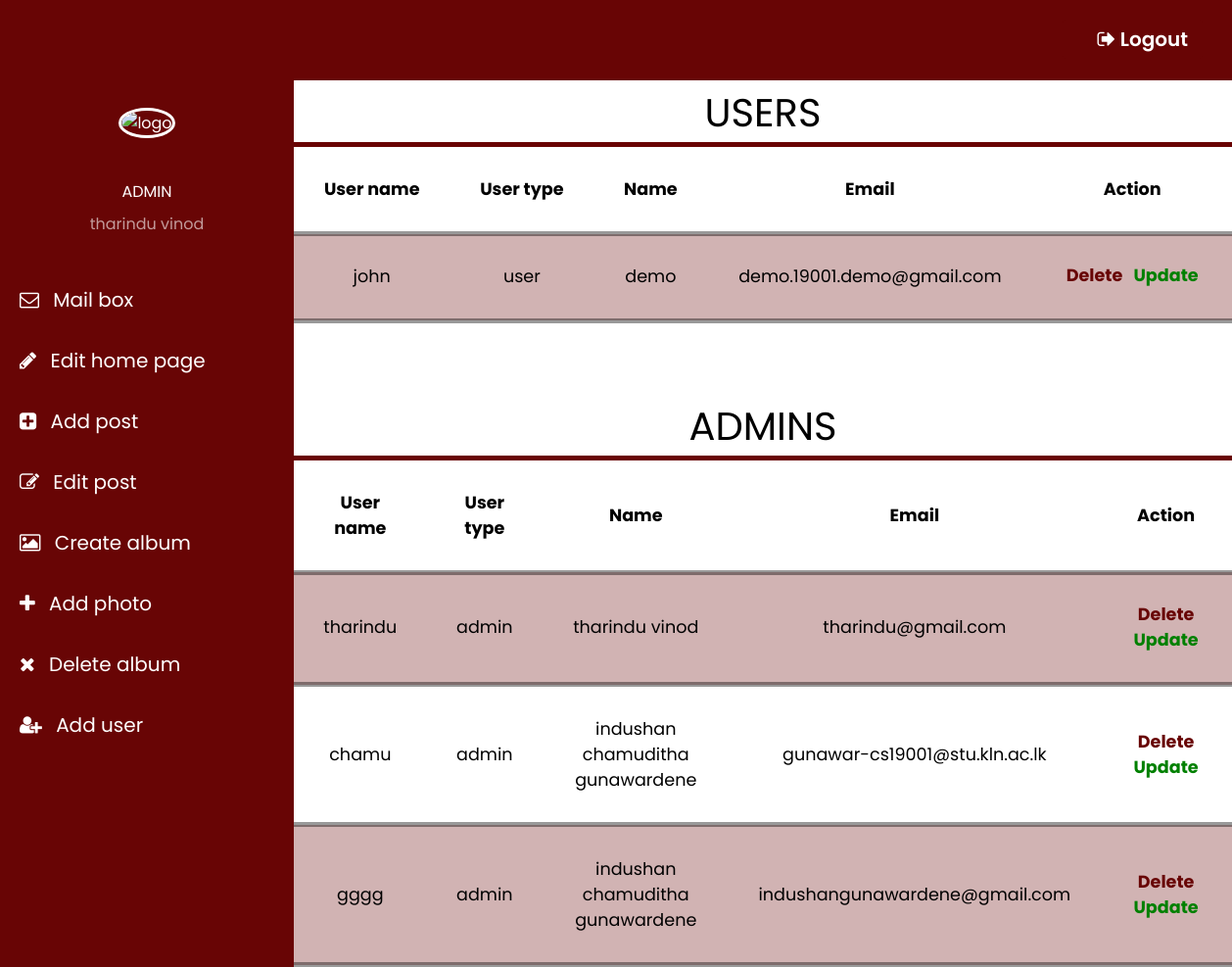
The page /manageadmin.php (signed in) on the database its author committed.
### tables this page shows
CREATE TABLE `users` (
  `id` int(11) NOT NULL,
  `user_name` varchar(255) NOT NULL,
  `user_type` varchar(255) NOT NULL,
  `password` varchar(255) NOT NULL,
  `name` varchar(255) NOT NULL,
  `email` varchar(255) NOT NULL
);

### manageadmin.php (the view, shortened to what this page needs)
<?php include 'home.php';?>
<?php
include 'db_conn.php';
$select= "select * from users where user_type = 'admin'";
$query =mysqli_query($conn,$select);
$selectu= "select * from users where user_type = 'user'";
$queryu =mysqli_query($conn,$selectu);
?>
<div class="data">
<div class="topic">USERS</div>
<table>
    <thead>
        <th>User name</th>
        <th>User type</th>
        <th>Name</th>
        <th>Email</th>
        <th>Action</th></tH>
    </thead>
    <tr>
        <?php
        $numu = mysqli_num_rows($queryu);
        if($numu>0){
            while($result = mysqli_fetch_assoc($queryu)){
                echo"
                <tr>
                <td>".$result['user_name']."</td>
                <td>".$result['user_type']."</td>
                <td>".$result['name']."</td>
                <td>".$result['email']."</td>
                <td>
                <a href='manageadmin.php?id=".$result['id']."' id='delete'>Delete</a>
                <a href='adminupdate.php?id=".$result['id']."' id='update'>Update</a>
                </td>
                </tr>
                ";
            }
        }
        ?>
    </tr>
</table>
<br><br><br>
<div class="topic">ADMINS</div>
<table>
    <thead>
        <th>User name</th>
        <th>User type</th>
        <th>Name</th>
        <th>Email</th>
        <th>Action</th></tH>
    </thead>
    <tr>
        <?php
        $num = mysqli_num_rows($query);
        if($num>0){
            while($result = mysqli_fetch_assoc($query)){
                echo"
                <tr>
                <td>".$result['user_name']."</td>
                <td>".$result['user_type']."</td>
                <td>".$result['name']."</td>
                <td>".$result['email']."</td>
                <td>
                <a href='manageadmin.php?id=".$result['id']."' id='delete'>Delete</a>
                <a href='adminupdate.php?id=".$result['id']."' id='update'>Update</a>
                </td>
                </tr>
                ";
            }
        }
        ?>
    </tr>
</table>
</div>

### home.php (shortened to what this page needs)
<?php
if (isset($_SESSION['id']) && isset($_SESSION['user_name'])) {
 ?>
<!DOCTYPE html>
<html lang="en">
<head>
    <link rel="stylesheet" href="https://cdnjs.cloudflare.com/ajax/libs/font-awesome/4.7.0/css/font-awesome.min.css">
</head>
<body>
      <nav>
          <ul>
              <li>
                <a href="logout.php" >
                <i class="fa fa-sign-out"></i>
                <span>Logout</span>
            </a>
            </li>
          </ul>
      </nav>
      <div class="side-menu">
          <center>
            <img src="" alt="logo">
          <br>
          <br>
          <a href="manageadmin.php" id="madmin">ADMIN</a>
              <p><?php echo $_SESSION['name'];?></p>
          </center> <br>
             <a href="mail.php">
             <i class="fa fa-envelope-o" aria-hidden="true"></i>
                <span>Mail box</span>
            </a>
             <a href="edithome.php">
             <i class="fa fa-pencil" aria-hidden="true"></i>
                <span>Edit home page</span>
            </a>
          <a href="add.php" >
            <i class="fa fa-plus-square"></i>
            <span>Add post</span>
        </a>
           <a href="delete.php">
           <i class="fa fa-edit"></i>
            <span>Edit post</span>
        </a>
             <a href="select.php">
             <i class="fa fa-picture-o" aria-hidden="true"></i>
                <span>Create album</span>
            </a>
            <a href="addphoto.php">
            <i class="fa fa-plus" aria-hidden="true"></i>
                <span>Add photo</span>
            </a>
             <a href="deleteimage.php">
             <i class='fa fa-remove'></i>
                <span>Delete album</span>
            </a>
             <a href="add_admin.php">
             <i class="fa fa-user-plus"></i>
                <span>Add user</span>
            </a>
      </div>
</body>
</html>
<?php
}else{
     header("Location: index.php");
     exit();
}
 ?>

### home.php (style rules this page uses)
* { padding: 0; margin: 0; text-decoration: none; list-style: none; box-sizing: border-box; }
#madmin { height: 40px; color: white }
body { font-family: 'Poppins', sans-serif; }
.data { background: white; height: 100vh; padding-left: 300px; padding-top:85px; background-size: fixed; background-repeat: no-repeat; transition: 0.5s; }
nav { background:rgb(104,5,5); line-height: 80px; position: fixed; width: 100%; }
nav ul { float: right; margin-right: 20px; }
nav ul li { line-height: 80px; margin: 0 10px; }
nav ul li a { color: white; font-size: 20px; padding: 6px 15px; font-weight: 600; background-color: rgb(104,5,5); border-radius: 3px; }
.side-menu { position: fixed; background: rgb(104,5,5); width: 300px; height: 100%; margin-top: 80px; transition: 0.5s; }
.side-menu center img { height: 120px; width: 120px; border-radius: 50%; margin-top: 30px; border: 3px solid white; }
p { padding:10px; color : rgba(255,255,255,0.6); }
.side-menu center { color: white; }
.side-menu a { display: block; line-height: 60px; }
.side-menu span { font-size: 20px; margin-left: 10px; color: white; }
.side-menu i,i { font-size: 20px; margin-left: 20px; color: white; }

### manageadmin.php (style rules this page uses)
table { width:100%; border-collapse:collapse; font-size:1.1rem; }
#delete { color:rgb(104,5,5); font-weight:bold; padding:0.2rem; }
#update { color:green; font-weight:bold; padding:0.2rem; }
th,td { padding:30px; text-align:center; border-bottom :5px solid rgba(0,0,0,0.4); }
tr:nth-child(even) { background-color:rgba(104,5,5,0.3) }
tr:nth-child(odd) { background-color:rgba(255,255,255,0.3); }
.topic { text-align:center; font-size:40px; border-bottom:5px solid rgb(105,4,4); }

### rows shown on the page
users: user_name "john", user_type "user", name "demo", email "demo.19001.demo@gmail.com"
users: user_name "tharindu", user_type "admin", name "tharindu vinod", email "tharindu@gmail.com"
users: user_name "chamu", user_type "admin", name "indushan chamuditha gunawardene", email "gunawar-cs19001@stu.kln.ac.lk"
users: user_name "gggg", user_type "admin", name "indushan chamuditha gunawardene", email "indushangunawardene@gmail.com"

### other values the page prints
$_SESSION['name'] "tharindu vinod"
